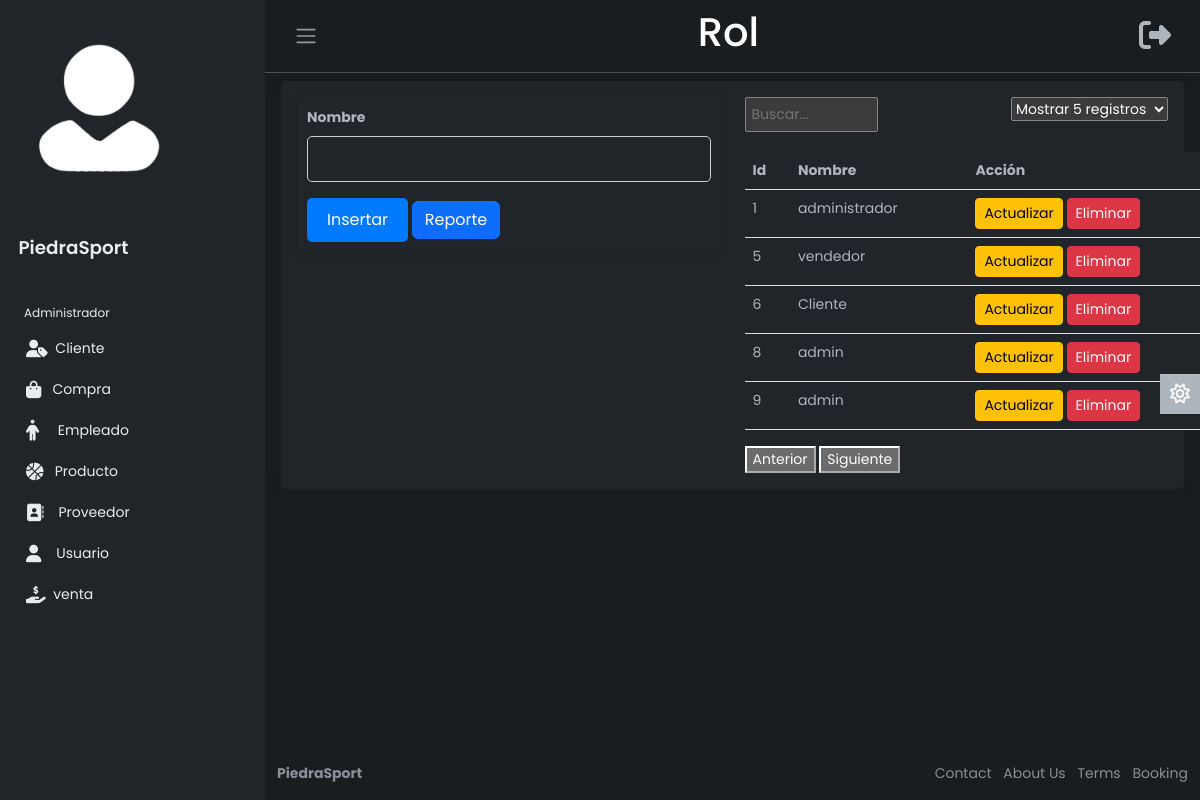
Screenshot of /views/static/Rol.php (signed in) with the database file from the repository.
### tables this page shows
CREATE TABLE `roles` (
  `ID` int(11) NOT NULL,
  `NOMBRE` varchar(20) NOT NULL
);

### views/static/Rol.php (the view, shortened to what this page needs)
<!DOCTYPE html>
<html lang="en" data-bs-theme="dark">
<head>
    <link rel="stylesheet" href="https://cdn.jsdelivr.net/npm/bootstrap@5.3.0-alpha2/dist/css/bootstrap.min.css">
    <link rel="stylesheet" href="css/style.css">
</head>
<body>
    <div class="wrapper">
        <aside id="sidebar" class="js-sidebar">
            <div class="h-100">
                <div class="navbar-collapse navbar">
                    <ul class="navbar-nav">
                        <li class="nav-item dropdown">
                            <a href="#" data-bs-toggle="dropdown" class="nav-icon pe-md-0">
                                <img src="img/usuar.png" class="avatar img-fluid rounded enlarge-image" alt="">
                            </a>
                        </li>
                    </ul>
                </div>
                <div class="sidebar-logo">
                    <a href="#">PiedraSport</a>
                </div>
                <ul class="sidebar-nav">
                    <li class="sidebar-header">
                        Administrador
                    </li>
                    <li class="sidebar-item">
                        <a href="cliente.php" class="sidebar-link ">
                            &nbsp;Cliente
                        </a>
                    </li>
                    <li class="sidebar-item">
                        <a href="compra.php" class="sidebar-link">
                            &nbsp;&nbsp;Compra
                        </a>
                    </li>
                    <li class="sidebar-item">
                        <a href="empelado.php" class="sidebar-link">
                            &nbsp;&nbsp;&nbsp;&nbsp;Empleado
                        </a>
                    </li>
                    <li class="sidebar-item">
                        <a href="producto.php" class="sidebar-link">
                            &nbsp;&nbsp;Producto
                        </a>
                    </li>
                    <li class="sidebar-item">
                        <a href="proveedor.php" class="sidebar-link">
                            &nbsp;&nbsp;&nbsp;Proveedor
                        </a>
                    </li>
                    <li class="sidebar-item">
                        <a href="usuario.php" class="sidebar-link" >
                            &nbsp;&nbsp;&nbsp;Usuario
                        </a>
                    </li>
                    <li class="sidebar-item">
                        <a href="venta.php" class="sidebar-link ">
                            &nbsp;venta
                        </a>
                    </li>
                </ul>
            </div>
        </aside>
        <div class="main">
            <nav class="navbar navbar-expand px-3 border-bottom">
                <button class="btn" id="sidebar-toggle" type="button">
                    <span class="navbar-toggler-icon"></span>
                </button>
                <div class="title">
                        <h1>Rol</h1>
                </div>
                    <ul class="navbar-nav">
                    <button class="btn" id="sidebar-toggle" type="button"  onclick="window.location.href = '../../cerrar_sesion.php';">
                            <span class="fa-solid fa-right-from-bracket fa-2xl"></span>
                        </button>
                    </ul>
            </nav>
            <main class="content px-3 py-2">
                <div class="card-body">
                    <div class="card-body">
                    <div class="card border-0">
                        <div class="card-body">
                            <div class="row">
                                <div class="col-md-6">
                                    <form id="insertForm" action="../../controllers/RolController.php" method="post">
                                        <div class="mb-3">
                                            <label for="NombreInput" class="form-label">Nombre</label>
                                            <input type="text" class="form-control" name="nombre" id="nombre" required>
                                        </div>
                                        <button type="submit" class="btn btn-primary">Insertar</button>
                                        <button class="btn btn-primary" onclick="window.location.href = 'Reporte_rol.php';">Reporte</button>
                                    </form>
                                </div>
                                <div class="col-md-6">
                                    <div class="table-controls">
                                        <div class="search-box">
                                            <input type="text" id="searchInput" placeholder="Buscar...">
                                        </div>
                                        <div class="filter-box">
                                            <select id="perPageSelect">
                                                <option value="5" selected>Mostrar 5 registros</option>
                                            </select>
                                        </div>
                                    </div>
                                    <table class="table" id="dataTable">
                                        <thead>
                                            <tr>
                                                <th scope="col">Id</th>
                                                <th scope="col">Nombre</th>
                                                <th scope="col">Acción</th>
                                            </tr>
                                        </thead>
                                        <tbody>
                                            <?php
                                            $co = mysqli_connect('localhost','root','','piedrasportsdb');
                                            $sql="SELECT * FROM roles";
                                            $result =mysqli_query($co,$sql);
                                            while($mostrar=mysqli_fetch_array($result)){
                                            ?>
                                            <tr>
                                                <td><?php echo $mostrar ['ID']?></td>
                                                <td><?php echo $mostrar ['NOMBRE']?></td>
                                                <td>
                                                <button type="button" class="btn btn-warning btn-sm update-button" data-bs-toggle="modal" data-bs-target="#updateModal" data-id="<?php echo $mostrar['ID']; ?>" data-nombre="<?php echo $mostrar['NOMBRE']; ?>">Actualizar</button>
                                                <button type="button" class="btn btn-danger btn-sm delete-button" data-bs-toggle="modal" data-bs-target="#deleteModal" data-id="<?php echo $mostrar['ID']; ?>">Eliminar</button>
                                                </td>
                                            </tr>
                                            <?php
                                            }
                                            ?>
                                        </tbody>
                                    </table>
                                    <div class="pagination-buttons mt-3">
                                        <button id="prevPageButton">Anterior</button>
                                        <button id="nextPageButton">Siguiente</button>
                                    </div>
                                </div>
                            </div>
                        </div>
                    </div>
            </main>
            <a href="#" class="theme-toggle">
                <i class="fa-regular fa-sun"></i>
            </a>
            <footer class="footer">
                <div class="container-fluid">
                    <div class="row text-muted">
                        <div class="col-6 text-start">
                            <p class="mb-0">
                                <a href="#" class="text-muted">
                                    <strong>PiedraSport</strong>
                                </a>
                            </p>
                        </div>
                        <div class="col-6 text-end">
                            <ul class="list-inline">
                                <li class="list-inline-item">
                                    <a href="#" class="text-muted">Contact</a>
                                </li>
                                <li class="list-inline-item">
                                    <a href="#" class="text-muted">About Us</a>
                                </li>
                                <li class="list-inline-item">
                                    <a href="#" class="text-muted">Terms</a>
                                </li>
                                <li class="list-inline-item">
                                    <a href="#" class="text-muted">Booking</a>
                                </li>
                            </ul>
                        </div>
                    </div>
                </div>
            </footer>
        </div>
    </div>
</body>
</html>

### views/static/css/style.css (style rules this page uses)
body { font-family: 'Poppins', sans-serif; font-size: 0.875rem; opacity: 1; overflow-y: scroll; margin: 0; }
a { cursor: pointer; text-decoration: none; font-family: 'Poppins', sans-serif; }
li { list-style: none; }
.wrapper { align-items: stretch; display: flex; width: 100%; }
#sidebar { max-width: 265px; min-width: 265px; background: var(--bs-dark); transition: all 0.35s ease-in-out; }
.main { display: flex; flex-direction: column; min-height: 100vh; min-width: 0; overflow: hidden; transition: all 0.35s ease-in-out; width: 100%; background: var(--bs-dark-bg-subtle); }
.sidebar-logo { padding: 1.15rem; }
.sidebar-logo a { color: #e9ecef; font-size: 1.15rem; font-weight: 600; }
.title { font-weight: 2000; margin-left: auto; font-family: 'Poppins', sans-serif; font-size: 1.15rem; color: var(--bs-emphasis-color); }
.sidebar-nav { flex-grow: 1; list-style: none; margin-bottom: 0; padding-left: 0; margin-left: 0; }
.sidebar-header { color: #e9ecef; font-size: .75rem; padding: 1.5rem 1.5rem .375rem; }
a.sidebar-link { padding: .625rem 1.625rem; color: #e9ecef; position: relative; display: block; font-size: 0.875rem; }
.avatar { height: 40px; width: 40px; }
.navbar-expand .navbar-nav { margin-left: auto; }
.content { flex: 1; max-width: 100vw; width: 100vw; }
@media (min-width:768px) { .content { max-width: auto; width: auto; } }
.card { box-shadow: 0 0 .875rem 0 rgba(34, 46, 60, .05); margin-bottom: 24px; }
.theme-toggle { position: fixed; top: 50%; transform: translateY(-65%); text-align: center; z-index: 10; right: 0; left: auto; border: none; background-color: var(--bs-body-color); }
html[data-bs-theme="dark"] .theme-toggle .fa-sun, html[data-bs-theme="light"] .theme-toggle .fa-moon { cursor: pointer; padding: 10px; display: block; font-size: 1.25rem; color: #FFF; }
#searchInput { margin-bottom: 10px; padding: 5px; width: 50%; }
#perPageSelect { margin-bottom: 10px; }
.table { width: 118%; border-collapse: collapse; }
.table th, .table td { padding: 8px; border-bottom: 1px solid #ddd; text-align: left; }
.table th { cursor: pointer; }
.table-controls { display: flex; justify-content: space-between; margin-bottom: 10px; }
.search-box { flex-grow: 1; }
.filter-box { margin-left: 0px; }
#insertForm { padding: 10px; border-radius: 5px; box-shadow: 0 0 10px rgba(0, 0, 0, 0.1); }
#insertForm .mb-3 { margin-bottom: 10px; }
#insertForm label { font-weight: bold; }
#insertForm input[type="text"] { width: 100%; padding: 10px; border: 1px solid #ccc; border-radius: 5px; box-sizing: border-box; }
#insertForm button[type="submit"] { padding: 10px 20px; background-color: #007bff; color: #fff; border: none; border-radius: 5px; cursor: pointer; }
.enlarge-image { width: 200px; height: 200px; }

### rows the page displays
roles: ID "1", NOMBRE "administrador"
roles: ID "5", NOMBRE "vendedor"
roles: ID "6", NOMBRE "Cliente"
roles: ID "8", NOMBRE "admin"
roles: ID "9", NOMBRE "admin"
